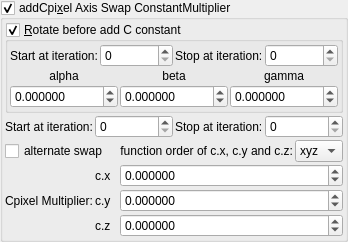
    <widget class="MyGroupBox" name="groupCheck_transf_addCpixel_enabled_false">
     <property name="toolTip">
      <string>&lt;html&gt;&lt;head/&gt;&lt;body&gt;&lt;p&gt;Cpixel is CVector3 c = ( c.x, c.y, c.z). It is each original point (pixel) in 3D space where the iteration starts from, ( c = original z for each point .) It is commonly found in formula structures z = f(z) + c.&lt;/p&gt;&lt;p&gt;The Cpixel multiplier effectively scales this point &amp;quot;c&amp;quot;.&lt;/p&gt;&lt;p&gt;This transform allows the swapping of the order of the &amp;quot;CVector3 c&amp;quot; components before being multiplied by &amp;quot;CVector3 z&amp;quot; components.&lt;/p&gt;&lt;/body&gt;&lt;/html&gt;</string>
     </property>
     <property name="title">
      <string>addCpi&amp;xel Axis Swap ConstantMultiplier</string>
     </property>
     <property name="checkable">
      <bool>true</bool>
     </property>
     <layout class="QVBoxLayout" name="verticalLayout_50">
      <property name="spacing">
       <number>2</number>
      </property>
      <property name="leftMargin">
       <number>2</number>
      </property>
      <property name="topMargin">
       <number>2</number>
      </property>
      <property name="rightMargin">
       <number>2</number>
      </property>
      <property name="bottomMargin">
       <number>2</number>
      </property>
      <item>
       <widget class="MyGroupBox" name="groupCheck_transf_rotation_enabled">
        <property name="title">
         <string>&amp;Rotate before add C constant</string>
        </property>
        <property name="checkable">
         <bool>true</bool>
        </property>
        <layout class="QVBoxLayout" name="verticalLayout_9" stretch="0,0">
         <property name="spacing">
          <number>2</number>
         </property>
         <property name="leftMargin">
          <number>2</number>
         </property>
         <property name="topMargin">
          <number>2</number>
         </property>
         <property name="rightMargin">
          <number>2</number>
         </property>
         <property name="bottomMargin">
          <number>2</number>
         </property>
         <item>
          <layout class="QGridLayout" name="gridLayout_62">
           <property name="spacing">
            <number>2</number>
           </property>
           <item row="1" column="2">
            <widget class="QLabel" name="label_247">
             <property name="text">
              <string>Stop at iteration:</string>
             </property>
            </widget>
           </item>
           <item row="1" column="3">
            <widget class="MySpinBox" name="spinboxInt_transf_stop_iterations_G">
             <property name="sizePolicy">
              <sizepolicy hsizetype="Minimum" vsizetype="Maximum">
               <horstretch>0</horstretch>
               <verstretch>0</verstretch>
              </sizepolicy>
             </property>
             <property name="maximum">
              <number>999</number>
             </property>
            </widget>
           </item>
           <item row="1" column="1">
            <widget class="MySpinBox" name="spinboxInt_transf_start_iterations_G">
             <property name="sizePolicy">
              <sizepolicy hsizetype="Minimum" vsizetype="Maximum">
               <horstretch>0</horstretch>
               <verstretch>0</verstretch>
              </sizepolicy>
             </property>
             <property name="maximum">
              <number>999</number>
             </property>
            </widget>
           </item>
           <item row="1" column="0">
            <widget class="QLabel" name="label_246">
             <property name="text">
              <string>Start at iteration:</string>
             </property>
            </widget>
           </item>
          </layout>
         </item>
         <item>
          <layout class="QGridLayout" name="gridLayout_12">
           <property name="spacing">
            <number>2</number>
           </property>
           <item row="1" column="0">
            <widget class="QLabel" name="label_39">
             <property name="text">
              <string notr="true">alpha</string>
             </property>
             <property name="alignment">
              <set>Qt::AlignCenter</set>
             </property>
            </widget>
           </item>
           <item row="2" column="0">
            <widget class="MyDoubleSpinBox" name="spinboxd3_transf_rotation_x">
             <property name="sizePolicy">
              <sizepolicy hsizetype="Minimum" vsizetype="Maximum">
               <horstretch>0</horstretch>
               <verstretch>0</verstretch>
              </sizepolicy>
             </property>
             <property name="prefix">
              <string/>
             </property>
             <property name="suffix">
              <string/>
             </property>
             <property name="decimals">
              <number>6</number>
             </property>
             <property name="minimum">
              <double>-36000.000000000000000</double>
             </property>
             <property name="maximum">
              <double>36000.000000000000000</double>
             </property>
             <property name="singleStep">
              <double>1.000000000000000</double>
             </property>
            </widget>
           </item>
           <item row="2" column="1">
            <widget class="MyDoubleSpinBox" name="spinboxd3_transf_rotation_y">
             <property name="sizePolicy">
              <sizepolicy hsizetype="Minimum" vsizetype="Maximum">
               <horstretch>0</horstretch>
               <verstretch>0</verstretch>
              </sizepolicy>
             </property>
             <property name="prefix">
              <string/>
             </property>
             <property name="suffix">
              <string/>
             </property>
             <property name="decimals">
              <number>6</number>
             </property>
             <property name="minimum">
              <double>-36000.000000000000000</double>
             </property>
             <property name="maximum">
              <double>36000.000000000000000</double>
             </property>
             <property name="singleStep">
              <double>1.000000000000000</double>
             </property>
            </widget>
           </item>
           <item row="2" column="2">
            <widget class="MyDoubleSpinBox" name="spinboxd3_transf_rotation_z">
             <property name="sizePolicy">
              <sizepolicy hsizetype="Minimum" vsizetype="Maximum">
               <horstretch>0</horstretch>
               <verstretch>0</verstretch>
              </sizepolicy>
             </property>
             <property name="prefix">
              <string/>
             </property>
             <property name="suffix">
              <string/>
             </property>
             <property name="decimals">
              <number>6</number>
             </property>
             <property name="minimum">
              <double>-36000.000000000000000</double>
             </property>
             <property name="maximum">
              <double>36000.000000000000000</double>
             </property>
             <property name="singleStep">
              <double>1.000000000000000</double>
             </property>
            </widget>
           </item>
           <item row="1" column="1">
            <widget class="QLabel" name="label_40">
             <property name="text">
              <string notr="true">beta</string>
             </property>
             <property name="alignment">
              <set>Qt::AlignCenter</set>
             </property>
            </widget>
           </item>
           <item row="1" column="2">
            <widget class="QLabel" name="label_41">
             <property name="text">
              <string notr="true">gamma</string>
             </property>
             <property name="alignment">
              <set>Qt::AlignCenter</set>
             </property>
            </widget>
           </item>
          </layout>
         </item>
        </layout>
       </widget>
      </item>
      <item>
       <layout class="QGridLayout" name="gridLayout_63">
        <property name="spacing">
         <number>2</number>
        </property>
        <item row="1" column="2">
         <widget class="QLabel" name="label_250">
          <property name="text">
           <string>Stop at iteration:</string>
          </property>
         </widget>
        </item>
        <item row="1" column="1">
         <widget class="MySpinBox" name="spinboxInt_transf_start_iterations_H">
          <property name="sizePolicy">
           <sizepolicy hsizetype="Minimum" vsizetype="Maximum">
            <horstretch>0</horstretch>
            <verstretch>0</verstretch>
           </sizepolicy>
          </property>
          <property name="maximum">
           <number>999</number>
          </property>
         </widget>
        </item>
        <item row="1" column="3">
         <widget class="MySpinBox" name="spinboxInt_transf_stop_iterations_H">
          <property name="sizePolicy">
           <sizepolicy hsizetype="Minimum" vsizetype="Maximum">
            <horstretch>0</horstretch>
            <verstretch>0</verstretch>
           </sizepolicy>
          </property>
          <property name="maximum">
           <number>999</number>
          </property>
         </widget>
        </item>
        <item row="1" column="0">
         <widget class="QLabel" name="label_251">
          <property name="text">
           <string>Start at iteration:</string>
          </property>
         </widget>
        </item>
       </layout>
      </item>
      <item>
       <layout class="QGridLayout" name="gridLayout_25">
        <property name="spacing">
         <number>2</number>
        </property>
        <item row="0" column="3">
         <widget class="QComboBox" name="comboBox_mandelbulbMulti_order_of_xyz">
          <item>
           <property name="text">
            <string notr="true">xyz</string>
           </property>
          </item>
          <item>
           <property name="text">
            <string notr="true">xzy</string>
           </property>
          </item>
          <item>
           <property name="text">
            <string notr="true">yxz</string>
           </property>
          </item>
          <item>
           <property name="text">
            <string notr="true">yzx</string>
           </property>
          </item>
          <item>
           <property name="text">
            <string notr="true">zxy</string>
           </property>
          </item>
          <item>
           <property name="text">
            <string notr="true">zyx</string>
           </property>
          </item>
         </widget>
        </item>
        <item row="0" column="0" colspan="2">
         <widget class="QCheckBox" name="checkBox_transf_alternate_enabled_false">
          <property name="text">
           <string>alternate swap</string>
          </property>
         </widget>
        </item>
        <item row="0" column="2">
         <widget class="QLabel" name="label_2">
          <property name="text">
           <string>function order of c.x, c.y and c.z:</string>
          </property>
          <property name="alignment">
           <set>Qt::AlignRight|Qt::AlignTrailing|Qt::AlignVCenter</set>
          </property>
         </widget>
        </item>
        <item row="1" column="2" colspan="2">
         <widget class="MyDoubleSpinBox" name="spinbox3_transf_constant_multiplier_111_x">
          <property name="sizePolicy">
           <sizepolicy hsizetype="Minimum" vsizetype="Maximum">
            <horstretch>0</horstretch>
            <verstretch>0</verstretch>
           </sizepolicy>
          </property>
          <property name="prefix">
           <string/>
          </property>
          <property name="decimals">
           <number>6</number>
          </property>
          <property name="minimum">
           <double>-99.989999999999995</double>
          </property>
          <property name="singleStep">
           <double>0.100000000000000</double>
          </property>
         </widget>
        </item>
        <item row="1" column="1">
         <widget class="QLabel" name="label_118">
          <property name="text">
           <string notr="true">c.x</string>
          </property>
         </widget>
        </item>
        <item row="3" column="2" colspan="2">
         <widget class="MyDoubleSpinBox" name="spinbox3_transf_constant_multiplier_111_z">
          <property name="sizePolicy">
           <sizepolicy hsizetype="Minimum" vsizetype="Maximum">
            <horstretch>0</horstretch>
            <verstretch>0</verstretch>
           </sizepolicy>
          </property>
          <property name="prefix">
           <string/>
          </property>
          <property name="decimals">
           <number>6</number>
          </property>
          <property name="minimum">
           <double>-99.989999999999995</double>
          </property>
          <property name="singleStep">
           <double>0.100000000000000</double>
          </property>
         </widget>
        </item>
        <item row="1" column="0" rowspan="3">
         <widget class="QLabel" name="label_123">
          <property name="text">
           <string>Cpixel Multiplier:</string>
          </property>
         </widget>
        </item>
        <item row="2" column="2" colspan="2">
         <widget class="MyDoubleSpinBox" name="spinbox3_transf_constant_multiplier_111_y">
          <property name="sizePolicy">
           <sizepolicy hsizetype="Minimum" vsizetype="Maximum">
            <horstretch>0</horstretch>
            <verstretch>0</verstretch>
           </sizepolicy>
          </property>
          <property name="prefix">
           <string/>
          </property>
          <property name="decimals">
           <number>6</number>
          </property>
          <property name="minimum">
           <double>-99.989999999999995</double>
          </property>
          <property name="singleStep">
           <double>0.100000000000000</double>
          </property>
         </widget>
        </item>
        <item row="3" column="1">
         <widget class="QLabel" name="label_122">
          <property name="text">
           <string notr="true">c.z</string>
          </property>
         </widget>
        </item>
        <item row="2" column="1">
         <widget class="QLabel" name="label_114">
          <property name="text">
           <string notr="true">c.y</string>
          </property>
         </widget>
        </item>
       </layout>
      </item>
     </layout>
    </widget>
